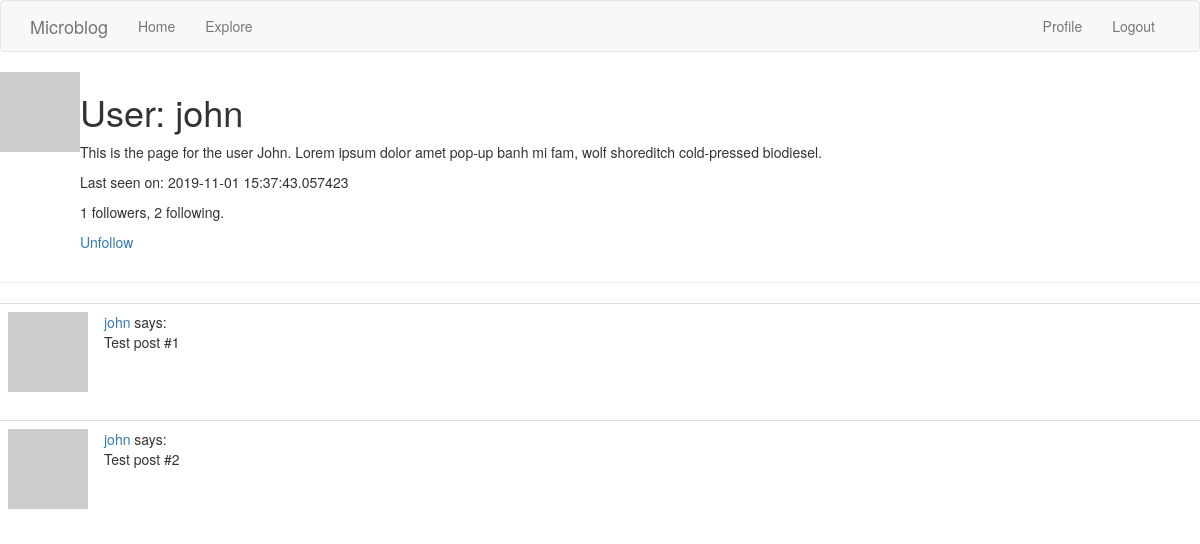
/user/john (signed in), run on the app's committed database.
### app/models.py (models this page shows, shortened)
class User(UserMixin, db.Model):
    id = db.Column(db.Integer, primary_key=True)
    username = db.Column(db.String(64), index=True, unique=True)
    email = db.Column(db.String(120), index=True, unique=True)
    password_hash = db.Column(db.String(128))
    posts = db.relationship('Post', backref='author', lazy='dynamic')
    about_me = db.Column(db.String(140))
    last_seen = db.Column(db.DateTime, default=datetime.utcnow)
    followed = db.relationship(
        'User', secondary=followers,
        primaryjoin=(followers.c.follower_id == id),
        secondaryjoin=(followers.c.followed_id == id),
        backref=db.backref('followers', lazy='dynamic'), lazy='dynamic')
    def is_following(self, user):
        return self.followed.filter(
            followers.c.followed_id == user.id).count() > 0
    def avatar(self, size):
        digest = md5(self.email.lower().encode('utf-8')).hexdigest()
        return 'https://www.gravatar.com/avatar/{}?d=identicon&s={}'.format(
            digest, size)

### app/routes.py (the view)
@app.route('/user/<username>')
@login_required
def user(username):
    user = User.query.filter_by(username=username).first_or_404()
    posts = [
        {'author': user, 'body': 'Test post #1'},
        {'author': user, 'body': 'Test post #2'}
    ]
    return render_template('user.html', user=user, posts=posts)

### app/models.py (called while the page is built)
@login.user_loader
def load_user(id):
    return User.query.get(int(id))

### app/routes.py (called while the page is built)
@app.before_request
def before_request():
    if current_user.is_authenticated:
        current_user.last_seen = datetime.utcnow()
        db.session.commit()

### app/templates/user.html
{% extends "base.html" %}
{% block content %}
<table>
    <tr valign="top">
        <td><img src="{{ user.avatar(128) }}"></td>
        <td>
            <h1>User: {{ user.username }}</h1>
            {% if user.about_me %}<p>{{ user.about_me }}</p>{% endif %}
            {% if user.last_seen %}<p>Last seen on: {{ user.last_seen }}</p>{% endif %}
            <p>{{ user.followers.count() }} followers, {{ user.followed.count() }} following.</p>
            {% if user == current_user %}
            <p><a href="{{ url_for('edit_profile') }}">Edit your profile</a></p>
            {% elif not current_user.is_following(user) %}
            <p><a href="{{ url_for('follow', username=user.username) }}">Follow</a></p>
            {% else %}
            <p><a href="{{ url_for('unfollow', username=user.username) }}">Unfollow</a></p>
            {% endif %}
        </td>
    </tr>
</table>
<hr>
{% for post in posts %}
{% include '_post.html' %}
{% endfor %}
{% endblock %}

### app/templates/_post.html
 <table class="table table-hover">
        <tr>
            <td width="70px">
                <a href="{{ url_for('user', username=post.author.username) }}">
                    <img src="{{ post.author.avatar(70) }}" />
                </a>
            </td>
            <td>
                <a href="{{ url_for('user', username=post.author.username) }}">
                    {{ post.author.username }}
                </a>
                says:
                <br>
                {{ post.body }}
            </td>
        </tr>
    </table>

### data on the page
User: username "john", about_me "This is the page for the user John. Lorem ipsum dolor amet pop-up banh mi fam, wolf shoreditch cold-pressed biodiesel.", last_seen "2019-11-01 15:37:43.057423", author.username "john" "john"

### other printed values
{{ user.followers.count() }} "1"
{{ user.followed.count() }} "2"
{{ post.body }} "Test post #1" "Test post #2"
